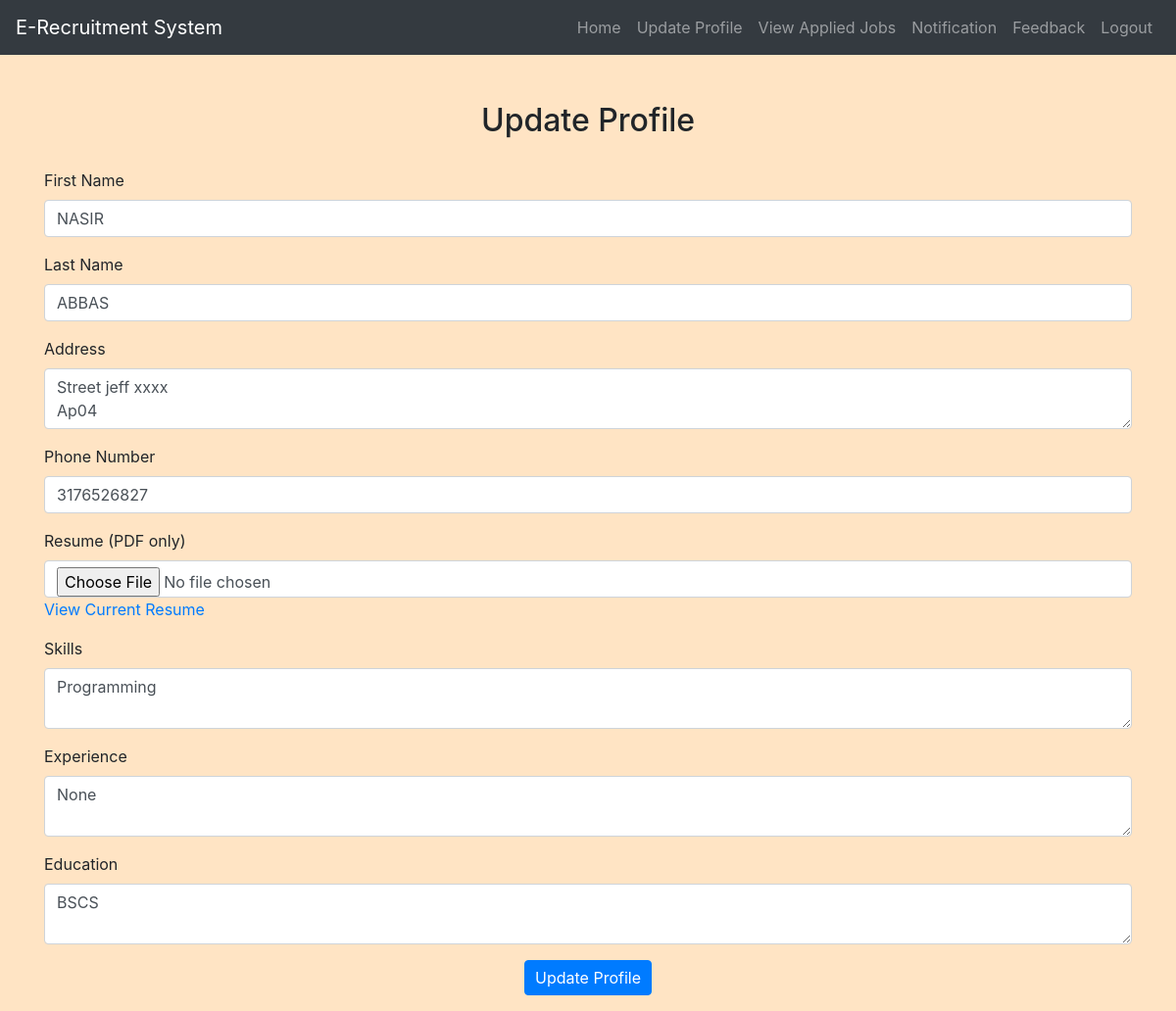
Page /candidate/update_profile.php (signed in) on the committed database.
### tables this page shows
CREATE TABLE `candidates` (
  `candidate_id` int(11) NOT NULL,
  `first_name` varchar(100) DEFAULT NULL,
  `last_name` varchar(100) DEFAULT NULL,
  `address` text DEFAULT NULL,
  `phone_number` varchar(20) DEFAULT NULL,
  `resume_url` varchar(255) DEFAULT NULL,
  `skills` text DEFAULT NULL,
  `experience` text DEFAULT NULL,
  `education` text DEFAULT NULL
);

### candidate/update_profile.php (the view, shortened to what this page needs)
<?php
include('config.php');
$first_name = $last_name = $address = $phone_number = $resume_url = $skills = $experience = $education = "";
$id = $_SESSION["id"];
$sql = "SELECT * FROM Candidates WHERE candidate_id = ?";
$stmt = mysqli_prepare($conn, $sql);
mysqli_stmt_bind_param($stmt, "i", $id);
mysqli_stmt_execute($stmt);
$result = mysqli_stmt_get_result($stmt);
$candidate = mysqli_fetch_assoc($result);
if ($candidate) {
    $first_name = $candidate['first_name'];
    $last_name = $candidate['last_name'];
    $address = $candidate['address'];
    $phone_number = $candidate['phone_number'];
    $resume_url = $candidate['resume_url'];
    $skills = $candidate['skills'];
    $experience = $candidate['experience'];
    $education = $candidate['education'];
}
?>
<!DOCTYPE html>
<html>
<head>
    <link rel="stylesheet" href="https://maxcdn.bootstrapcdn.com/bootstrap/4.5.2/css/bootstrap.min.css">
    <link rel="stylesheet" href="./css/style.css">
</head>
<body>
<?php include('navbar.php'); ?>
    <div class="container mt-5">
        <h2 class="text-center">Update Profile</h2>
        <form action="<?php echo htmlspecialchars($_SERVER["PHP_SELF"]); ?>" method="post" enctype="multipart/form-data">
            <div class="form-group">
                <label>First Name</label>
                <input type="text" name="first_name" class="form-control" value="<?php echo htmlspecialchars($first_name); ?>">
            </div>
            <div class="form-group">
                <label>Last Name</label>
                <input type="text" name="last_name" class="form-control" value="<?php echo htmlspecialchars($last_name); ?>">
            </div>
            <div class="form-group">
                <label>Address</label>
                <textarea name="address" class="form-control"><?php echo htmlspecialchars($address); ?></textarea>
            </div>
            <div class="form-group">
                <label>Phone Number</label>
                <input type="text" name="phone_number" class="form-control" value="<?php echo htmlspecialchars($phone_number); ?>">
            </div>
            <div class="form-group">
                <label>Resume (PDF only)</label>
                <input type="file" name="resume" class="form-control">
                <?php if ($resume_url): ?>
                    <a href="<?php echo htmlspecialchars($resume_url); ?>" target="_blank">View Current Resume</a>
                <?php endif; ?>
            </div>
            <div class="form-group">
                <label>Skills</label>
                <textarea name="skills" class="form-control"><?php echo htmlspecialchars($skills); ?></textarea>
            </div>
            <div class="form-group">
                <label>Experience</label>
                <textarea name="experience" class="form-control"><?php echo htmlspecialchars($experience); ?></textarea>
            </div>
            <div class="form-group">
                <label>Education</label>
                <textarea name="education" class="form-control"><?php echo htmlspecialchars($education); ?></textarea>
            </div>
            <div class="form-group text-center">
                <input type="submit" value="Update Profile" class="btn btn-primary">
            </div>
        </form>
    </div>
</body>
</html>

### candidate/css/style.css (style rules this page uses)
body { background-color: bisque; }
h1, h2, h3, h4 { text-align: center; margin-top: 30px; margin-bottom: 30px; }
.btn-primary { padding: 5px 10px; }

### rows in the picture
candidates: first_name "NASIR", last_name "ABBAS", address "Street jeff xxxx Ap04", phone_number "3176526827", skills "Programming", experience "None", education "BSCS"
